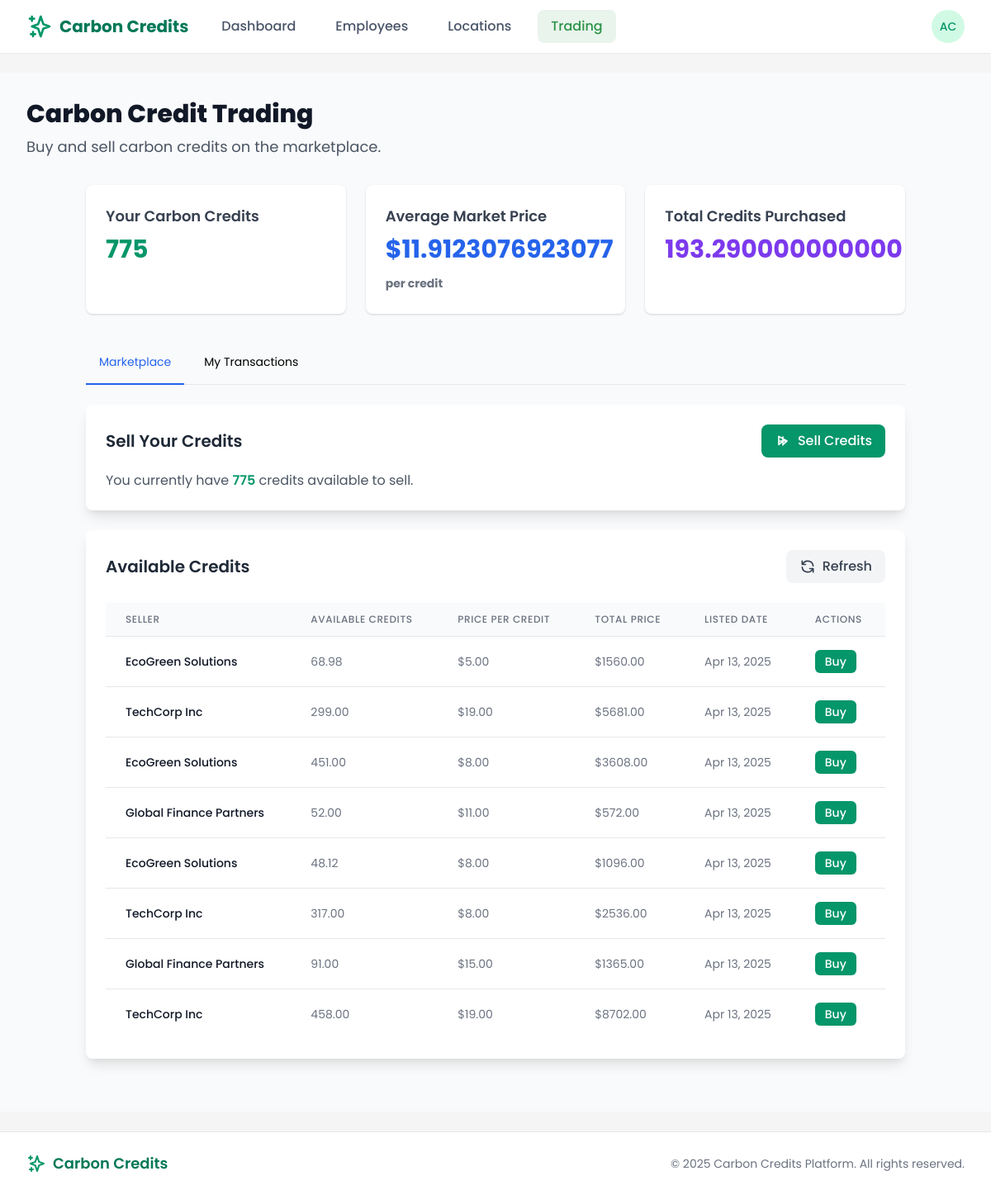
Page /employer/trading/ (signed in) on the committed database.
### users/models.py (models this page shows, shortened)
class CustomUser(AbstractUser):
    is_employee = models.BooleanField(default=False)
    is_employer = models.BooleanField(default=False)
    is_bank_admin = models.BooleanField(default=False)
    is_super_admin = models.BooleanField(default=False)
    email = models.EmailField(_('email address'), unique=True)
    date_joined = models.DateTimeField(default=timezone.now)
    approved = models.BooleanField(default=False)
    USERNAME_FIELD = 'email'
    REQUIRED_FIELDS = ['username', 'first_name', 'last_name']
    class Meta:
        verbose_name = _('user')
        verbose_name_plural = _('users')

class EmployerProfile(models.Model):
    user = models.OneToOneField(
        CustomUser,
        on_delete=models.CASCADE,
        related_name='employer_profile'
    )
    company_name = models.CharField(max_length=100)
    registration_number = models.CharField(max_length=50, unique=True)
    industry = models.CharField(max_length=100)
    approved = models.BooleanField(default=False)
    created_at = models.DateTimeField(default=timezone.now)

### marketplace/models.py (models this page shows, shortened)
class MarketOffer(models.Model):
    OFFER_STATUS = (
        ('active', 'Active'),
        ('cancelled', 'Cancelled'),
        ('completed', 'Completed'),
        ('expired', 'Expired'),
    )
    seller = models.ForeignKey(
        EmployerProfile,
        on_delete=models.CASCADE,
        related_name='market_offers'
    )
    credit_amount = models.DecimalField(max_digits=10, decimal_places=2)
    price_per_credit = models.DecimalField(max_digits=10, decimal_places=2)
    total_price = models.DecimalField(max_digits=12, decimal_places=2)
    status = models.CharField(
        max_length=10,
        choices=OFFER_STATUS,
        default='active'
    )
    expiry_date = models.DateTimeField(null=True, blank=True)
    created_at = models.DateTimeField(default=timezone.now)

### core/views/employer_views.py (the view)
# urls.py: path('trading/', trading, name='bank_trading'),
@login_required
@user_passes_test(lambda u: u.is_employer)
def trading(request):
    employer_profile = request.user.employer_profile
    try:
        total_credits = CarbonCredit.objects.filter(
            owner_type='employer',
            owner_id=employer_profile.id,
            status='active'
        ).aggregate(Sum('amount'))['amount__sum'] or 0
    except:
        total_credits = 0
    market_offers = MarketOffer.objects.filter(
        status='active'
    ).exclude(
        seller=employer_profile
    ).order_by('-created_at')
    transactions = MarketplaceTransaction.objects.filter(
        Q(buyer=employer_profile) | Q(seller=employer_profile)
    ).order_by('-created_at')
    total_purchased = transactions.filter(
        buyer=employer_profile,
        status__in=['approved', 'completed']
    ).aggregate(Sum('credit_amount'))['credit_amount__sum'] or 0
    avg_price = MarketOffer.objects.filter(
        status='active'
    ).aggregate(Avg('price_per_credit'))['price_per_credit__avg'] or 0
    notifications = TransactionNotification.objects.filter(
        user=request.user
    ).order_by('-created_at')[:10]  # Show latest 10 notifications
    context = {
        'page_title': 'Carbon Credit Trading',
        'market_offers': market_offers,
        'transactions': transactions,
        'total_credits': total_credits,
        'total_purchased': total_purchased,
        'avg_price': avg_price,
        'notifications': notifications,
    }
    return render(request, 'employer/trading.html', context)

### templates/employer/trading.html (shortened to what this page needs)
{% extends 'base.html' %}
{% block content %}
<div class="py-8 bg-gray-50 min-h-screen">
    <div class="max-w-7xl mx-auto px-4 sm:px-6 lg:px-8">
        <h1 class="text-3xl font-extrabold text-gray-900">Carbon Credit Trading</h1>
        <p class="mt-2 text-lg text-gray-600">Buy and sell carbon credits on the marketplace.</p>
    </div>
    <div class="container mx-auto px-4 py-8">
        <div class="grid grid-cols-1 md:grid-cols-3 gap-6 mb-8">
            <div class="bg-white rounded-lg shadow p-6">
                <h3 class="text-lg font-semibold text-gray-700 mb-2">Your Carbon Credits</h3>
                <p class="text-3xl font-bold text-green-600">{{ total_credits|default:"0.00" }}</p>
            </div>
            <div class="bg-white rounded-lg shadow p-6">
                <h3 class="text-lg font-semibold text-gray-700 mb-2">Average Market Price</h3>
                <p class="text-3xl font-bold text-blue-600">${{ avg_price|default:"0.00" }} <span class="text-sm text-gray-500">per credit</span></p>
            </div>
            <div class="bg-white rounded-lg shadow p-6">
                <h3 class="text-lg font-semibold text-gray-700 mb-2">Total Credits Purchased</h3>
                <p class="text-3xl font-bold text-purple-600">{{ total_purchased|default:"0.00" }}</p>
            </div>
        </div>
        <div class="mb-6 border-b border-gray-200">
            <ul class="flex flex-wrap -mb-px text-sm font-medium text-center">
                <li class="mr-2">
                    <button class="tab-button active inline-block p-4 border-b-2 border-blue-600 rounded-t-lg text-blue-600" data-tab="marketplace">Marketplace</button>
                </li>
                <li class="mr-2">
                    <button class="tab-button inline-block p-4 border-b-2 border-transparent rounded-t-lg hover:text-gray-600 hover:border-gray-300" data-tab="my-transactions">My Transactions</button>
                </li>
            </ul>
        </div>
        <div class="tab-content active" id="marketplace">
            <div class="bg-white rounded-lg shadow-lg overflow-hidden mb-6">
                <div class="p-6">
                    <div class="flex justify-between items-center mb-4">
                        <h2 class="text-xl font-semibold text-gray-800">Sell Your Credits</h2>
                        <button id="sell-credits-btn" class="bg-green-600 hover:bg-green-700 text-white font-medium py-2 px-4 rounded-lg flex items-center">
                            <svg xmlns="http://www.w3.org/2000/svg" class="h-5 w-5 mr-2" fill="none" viewBox="0 0 24 24" stroke="currentColor">
                                <path stroke-linecap="round" stroke-linejoin="round" stroke-width="2" d="M12 6v6m6 0H6m6 6v-6m0 0l-6 5.25v-12L18 12l-6 5.25z" />
                            </svg>
                            Sell Credits
                        </button>
                    </div>
                    <p class="text-gray-600">You currently have <span class="font-semibold text-green-600">{{ total_credits|default:"0.00" }}</span> credits available to sell.</p>
                </div>
            </div>
            <div class="bg-white rounded-lg shadow-lg overflow-hidden">
                <div class="p-6">
                    <div class="flex justify-between items-center mb-6">
                        <h2 class="text-xl font-semibold text-gray-800">Available Credits</h2>
                        <button id="refresh-marketplace" class="bg-gray-100 hover:bg-gray-200 text-gray-700 font-medium py-2 px-4 rounded-lg flex items-center">
                            <svg xmlns="http://www.w3.org/2000/svg" class="h-5 w-5 mr-2" fill="none" viewBox="0 0 24 24" stroke="currentColor">
                                <path stroke-linecap="round" stroke-linejoin="round" stroke-width="2" d="M4 4v5h.582m15.356 2A8.001 8.001 0 004.582 9m0 0H9m11 11v-5h-.581m0 0a8.003 8.003 0 01-15.357-2m15.357 2H15" />
                            </svg>
                            Refresh
                        </button>
                    </div>
                    {% if market_offers %}
                    <div class="overflow-x-auto">
                        <table class="min-w-full divide-y divide-gray-200">
                            <thead class="bg-gray-50">
                                <tr>
                                    <th scope="col" class="px-6 py-3 text-left text-xs font-medium text-gray-500 uppercase tracking-wider">Seller</th>
                                    <th scope="col" class="px-6 py-3 text-left text-xs font-medium text-gray-500 uppercase tracking-wider">Available Credits</th>
                                    <th scope="col" class="px-6 py-3 text-left text-xs font-medium text-gray-500 uppercase tracking-wider">Price per Credit</th>
                                    <th scope="col" class="px-6 py-3 text-left text-xs font-medium text-gray-500 uppercase tracking-wider">Total Price</th>
                                    <th scope="col" class="px-6 py-3 text-left text-xs font-medium text-gray-500 uppercase tracking-wider">Listed Date</th>
                                    <th scope="col" class="px-6 py-3 text-left text-xs font-medium text-gray-500 uppercase tracking-wider">Actions</th>
                                </tr>
                            </thead>
                            <tbody class="bg-white divide-y divide-gray-200">
                                {% for offer in market_offers %}
                                <tr>
                                    <td class="px-6 py-4 whitespace-nowrap text-sm font-medium text-gray-900">{{ offer.seller.company_name }}</td>
                                    <td class="px-6 py-4 whitespace-nowrap text-sm text-gray-500">{{ offer.credit_amount }}</td>
                                    <td class="px-6 py-4 whitespace-nowrap text-sm text-gray-500">${{ offer.price_per_credit }}</td>
                                    <td class="px-6 py-4 whitespace-nowrap text-sm text-gray-500">${{ offer.total_price }}</td>
                                    <td class="px-6 py-4 whitespace-nowrap text-sm text-gray-500">{{ offer.created_at|date:"M d, Y" }}</td>
                                    <td class="px-6 py-4 whitespace-nowrap text-sm text-gray-500">
                                        <button class="buy-btn bg-green-600 hover:bg-green-700 text-white font-medium py-1 px-3 rounded-md"
                                                data-offer-id="{{ offer.id }}"
                                                data-seller="{{ offer.seller.company_name }}"
                                                data-amount="{{ offer.credit_amount }}"
                                                data-price="{{ offer.price_per_credit }}"
                                                data-total="{{ offer.total_price }}">
                                            Buy
                                        </button>
                                    </td>
                                </tr>
                                {% endfor %}
                            </tbody>
                        </table>
                    </div>
                    {% endif %}
                </div>
            </div>
        </div>
    </div>
</div>
{% endblock %}

### templates/base.html (shortened to what this page needs)
{% load static %}
<!DOCTYPE html>
<html lang="en">
<head>
    <link href="https://cdn.jsdelivr.net/npm/tailwindcss@2.2.19/dist/tailwind.min.css" rel="stylesheet">
</head>
<body class="flex flex-col min-h-screen">
    <header class="bg-white shadow-sm sticky top-0 z-50">
        <nav class="max-w-7xl mx-auto px-4 sm:px-6 lg:px-8">
            <div class="flex justify-between h-16">
                <div class="flex">
                    <div class="flex-shrink-0 flex items-center">
                        <a href="{% url 'home' %}" class="flex items-center">
                            <svg xmlns="http://www.w3.org/2000/svg" class="h-8 w-8 text-green-600" fill="none" viewBox="0 0 24 24" stroke="currentColor">
                                <path stroke-linecap="round" stroke-linejoin="round" stroke-width="2" d="M5 3v4M3 5h4M6 17v4m-2-2h4m5-16l2.286 6.857L21 12l-5.714 2.143L13 21l-2.286-6.857L5 12l5.714-2.143L13 3z" />
                            </svg>
                            <span class="ml-2 text-xl font-bold text-green-700">Carbon Credits</span>
                        </a>
                    </div>
                    {% if user.is_authenticated %}
                    <div class="hidden sm:ml-6 sm:flex sm:space-x-4 items-center">
                        {% if user.is_super_admin %}
                        <a href="{% url 'admin_dashboard' %}" class="nav-link {% if request.resolver_match.url_name == 'admin_dashboard' %}active{% endif %}">Dashboard</a>
                        <a href="{% url 'admin_users' %}" class="nav-link {% if request.resolver_match.url_name == 'admin_users' %}active{% endif %}">Users</a>
                        <a href="{% url 'admin_reports' %}" class="nav-link {% if request.resolver_match.url_name == 'admin_reports' %}active{% endif %}">Reports</a>
                        {% elif user.is_employer %}
                        <a href="{% url 'employer:employer_dashboard' %}" class="nav-link {% if request.resolver_match.url_name == 'employer_dashboard' %}active{% endif %}">Dashboard</a>
                        <a href="{% url 'employer:employer_employee_list' %}" class="nav-link {% if request.resolver_match.url_name == 'employer_employee_list' %}active{% endif %}">Employees</a>
                        <a href="{% url 'employer:employer_locations' %}" class="nav-link {% if request.resolver_match.url_name == 'employer_locations' %}active{% endif %}">Locations</a>
                        <a href="{% url 'employer:employer_trading' %}" class="nav-link {% if request.resolver_match.url_name == 'employer_trading' %}active{% endif %}">Trading</a>
                        {% endif %}
                    </div>
                    {% endif %}
                </div>
                <div class="flex items-center">
                    {% if user.is_authenticated %}
                    <div class="ml-3 relative">
                        <div>
                            <button type="button" class="bg-white rounded-full flex text-sm focus:outline-none focus:ring-2 focus:ring-offset-2 focus:ring-green-500" id="user-menu-button" aria-expanded="false" aria-haspopup="true">
                                <div class="h-10 w-10 rounded-full bg-green-100 flex items-center justify-center text-green-600 font-medium">
                                    {{ user.first_name|slice:":1" }}{{ user.last_name|slice:":1" }}
                                </div>
                            </button>
                        </div>
                    </div>
                    {% else %}
                    <a href="{% url 'login' %}" class="btn-secondary">Log in</a>
                    <a href="{% url 'register' %}" class="ml-3 btn-primary">Register</a>
                    {% endif %}
                </div>
            </div>
        </nav>
    </header>
    <main class="flex-grow py-6">
        {% block content %}{% endblock %}
    </main>
    <footer class="bg-white py-6 border-t border-gray-200 mt-auto">
        <div class="max-w-7xl mx-auto px-4 sm:px-6 lg:px-8">
            <div class="flex flex-col md:flex-row md:justify-between items-center">
                <div class="flex items-center mb-4 md:mb-0">
                    <svg xmlns="http://www.w3.org/2000/svg" class="h-6 w-6 text-green-600" fill="none" viewBox="0 0 24 24" stroke="currentColor">
                        <path stroke-linecap="round" stroke-linejoin="round" stroke-width="2" d="M5 3v4M3 5h4M6 17v4m-2-2h4m5-16l2.286 6.857L21 12l-5.714 2.143L13 21l-2.286-6.857L5 12l5.714-2.143L13 3z" />
                    </svg>
                    <span class="ml-2 text-lg font-semibold text-green-700">Carbon Credits</span>
                </div>
                <p class="text-center text-gray-500 text-sm">
                    &copy; {% now "Y" %} Carbon Credits Platform. All rights reserved.
                </p>
            </div>
        </div>
    </footer>
</body>
</html>

### templates/base.html (style rules this page uses)
:root { --primary: #2B9348; --secondary: #55A630; --neutral-dark: #1C1C1C; --light-bg: #F5F5F5; --accent: #F9DC5C; --secondary-accent: #70A9A1; --cta-blue: #1E88E5; }
body { font-family: 'Poppins', sans-serif; background-color: var(--light-bg); }
.nav-link { color: #4A5568; font-weight: 500; transition: all 0.2s ease; padding: 0.5rem 1rem; border-radius: 8px; }
.nav-link:hover, .nav-link.active { color: var(--primary); background-color: rgba(43, 147, 72, 0.1); }

### rows in the picture
CustomUser: first_name "A", last_name "C"
MarketOffer: seller.company_name "EcoGreen Solutions", credit_amount "68.98", price_per_credit "5.00", total_price "1560.00", created_at "Apr 13, 2025"
MarketOffer: seller.company_name "TechCorp Inc", credit_amount "299.00", price_per_credit "19.00", total_price "5681.00", created_at "Apr 13, 2025"
MarketOffer: seller.company_name "EcoGreen Solutions", credit_amount "451.00", price_per_credit "8.00", total_price "3608.00", created_at "Apr 13, 2025"
MarketOffer: seller.company_name "Global Finance Partners", credit_amount "52.00", price_per_credit "11.00", total_price "572.00", created_at "Apr 13, 2025"
MarketOffer: seller.company_name "EcoGreen Solutions", credit_amount "48.12", price_per_credit "8.00", total_price "1096.00", created_at "Apr 13, 2025"
MarketOffer: seller.company_name "TechCorp Inc", credit_amount "317.00", price_per_credit "8.00", total_price "2536.00", created_at "Apr 13, 2025"
MarketOffer: seller.company_name "Global Finance Partners", credit_amount "91.00", price_per_credit "15.00", total_price "1365.00", created_at "Apr 13, 2025"
MarketOffer: seller.company_name "TechCorp Inc", credit_amount "458.00", price_per_credit "19.00", total_price "8702.00", created_at "Apr 13, 2025"

### other values in the picture
{{ total_credits|default:"0.00" }} "775"
{{ avg_price|default:"0.00" }} "11.9123076923077"
{{ total_purchased|default:"0.00" }} "193.290000000000"
